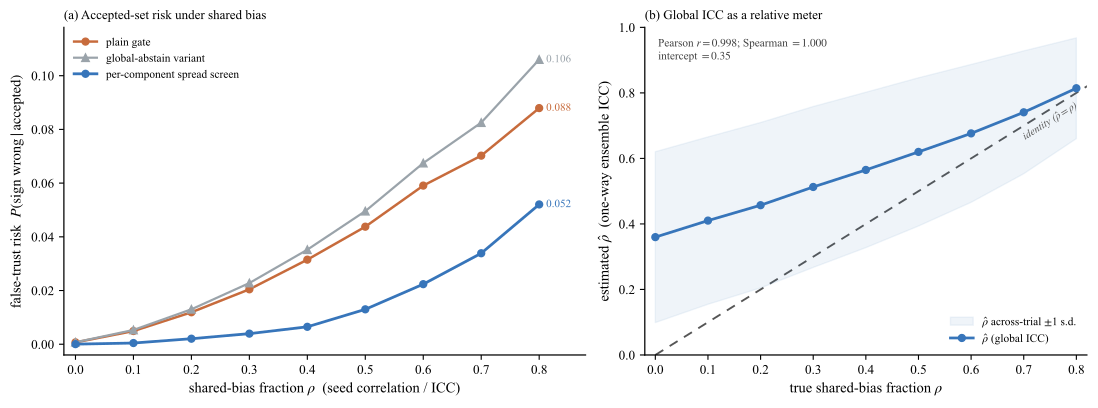

Reproduce this figure in Python.
# -*- coding: utf-8 -*-
"""Risk and intraclass-correlation diagnostics under shared seed bias."""

import os

os.environ["KMP_DUPLICATE_LIB_OK"] = "TRUE"

import matplotlib as mpl

mpl.use("Agg")
import matplotlib.pyplot as plt
import numpy as np
from matplotlib.transforms import offset_copy


mpl.rcParams.update(
    {
        "font.family": "serif",
        "font.serif": ["Times New Roman"],
        "mathtext.fontset": "stix",
        "pdf.fonttype": 42,
        "ps.fonttype": 42,
        "axes.spines.top": False,
        "axes.spines.right": False,
        "axes.labelsize": 10.5,
        "xtick.labelsize": 9.5,
        "ytick.labelsize": 9.5,
        "legend.fontsize": 8.2,
        "axes.linewidth": 0.9,
    }
)

HERE = os.path.dirname(os.path.abspath(__file__))
BLUE = "#3775BA"
ORANGE = "#C76B3C"
MID_GREY = "#9AA3AA"
GREY = "#555555"

d = np.load(os.path.join(HERE, "shared_bias_screen.npz"))
rho = d["rho"]
ft_plain = d["ft_plain"]
ft_global = d["ft_global"]
ft_percomp = d["ft_percomp"]
pearson = float(d["pearson"])
rhohat = d["rhohat_mean"]
rhohat_sd = d["rhohat_sd"]
intercept = float(d["fit_intercept"])

fig, (ax_risk, ax_icc) = plt.subplots(
    1,
    2,
    figsize=(11.0, 4.1),
    gridspec_kw={"width_ratios": [1.18, 1.0]},
)

# (a) Accepted-set sign risk.
ax_risk.plot(
    rho,
    ft_plain,
    "-o",
    color=ORANGE,
    ms=5.0,
    lw=1.8,
    label="plain gate",
)
ax_risk.plot(
    rho,
    ft_global,
    "-^",
    color=MID_GREY,
    ms=5.4,
    lw=1.6,
    label="global-abstain variant",
)
ax_risk.plot(
    rho,
    ft_percomp,
    "-o",
    color=BLUE,
    ms=5.0,
    lw=2.0,
    label="per-component spread screen",
)

for values, colour in (
    (ft_global, MID_GREY),
    (ft_plain, ORANGE),
    (ft_percomp, BLUE),
):
    ax_risk.text(
        rho[-1] + 0.012,
        values[-1],
        f"{values[-1]:.3f}",
        ha="left",
        va="center",
        fontsize=8.0,
        color=colour,
    )

ax_risk.set_xlabel("shared-bias fraction $\\rho$  (seed correlation / ICC)")
ax_risk.set_ylabel("false-trust risk  $P(\\mathrm{sign\\ wrong}\\mid\\mathrm{accepted})$")
ax_risk.set_xlim(-0.02, 0.88)
ax_risk.set_ylim(-0.004, 0.118)
ax_risk.legend(loc="upper left", frameon=False)
ax_risk.set_title("(a) Accepted-set risk under shared bias", loc="left", fontsize=9.4)

# (b) Global ICC as a relative meter.
ax_icc.plot([0, 0.85], [0, 0.85], color=GREY, ls=(0, (5, 4)), lw=1.35, zorder=1)
ax_icc.fill_between(
    rho,
    rhohat - rhohat_sd,
    rhohat + rhohat_sd,
    color=BLUE,
    alpha=0.08,
    zorder=2,
    label="$\\hat{\\rho}$ across-trial $\\pm$1 s.d.",
)
ax_icc.plot(
    rho,
    rhohat,
    "-o",
    color=BLUE,
    ms=5.0,
    lw=2.0,
    zorder=4,
    label="$\\hat{\\rho}$ (global ICC)",
)
ax_icc.text(
    0.03,
    0.965,
    f"Pearson $r={pearson:.3f}$; Spearman $=1.000$\nintercept $={intercept:.2f}$",
    transform=ax_icc.transAxes,
    fontsize=8.1,
    va="top",
    ha="left",
    color="0.25",
)
ax_icc.set_xlabel("true shared-bias fraction $\\rho$")
ax_icc.set_ylabel("estimated $\\hat{\\rho}$  (one-way ensemble ICC)")
ax_icc.set_xlim(-0.02, 0.82)
ax_icc.set_ylim(0.0, 1.0)
ax_icc.legend(loc="lower right", frameon=False)
ax_icc.set_title("(b) Global ICC as a relative meter", loc="left", fontsize=9.4)

fig.tight_layout(pad=0.7)

# Orient the identity label in screen coordinates after layout is fixed.
fig.canvas.draw()
p0 = ax_icc.transData.transform((0.05, 0.05))
p1 = ax_icc.transData.transform((0.78, 0.78))
angle = float(np.degrees(np.arctan2(p1[1] - p0[1], p1[0] - p0[0])))
theta = np.radians(angle)
label_transform = offset_copy(
    ax_icc.transData,
    fig=fig,
    x=3.6 * np.sin(theta),
    y=-3.6 * np.cos(theta),
    units="points",
)
ax_icc.text(
    0.74,
    0.74,
    "identity ($\\hat{\\rho}=\\rho$)",
    transform=label_transform,
    rotation=angle,
    rotation_mode="anchor",
    ha="center",
    va="top",
    fontsize=7.6,
    color=GREY,
    style="italic",
)

for ext in ("pdf", "png"):
    fig.savefig(os.path.join(HERE, f"fig_shared_bias_screen.{ext}"), dpi=400, bbox_inches="tight")

print(
    "wrote fig_shared_bias_screen.pdf/.png; "
    f"plain risk={ft_plain[0]:.4f}->{ft_plain[-1]:.4f}; "
    f"spread-screen risk={ft_percomp[0]:.4f}->{ft_percomp[-1]:.4f}; "
    f"Pearson={pearson:.3f}"
)
